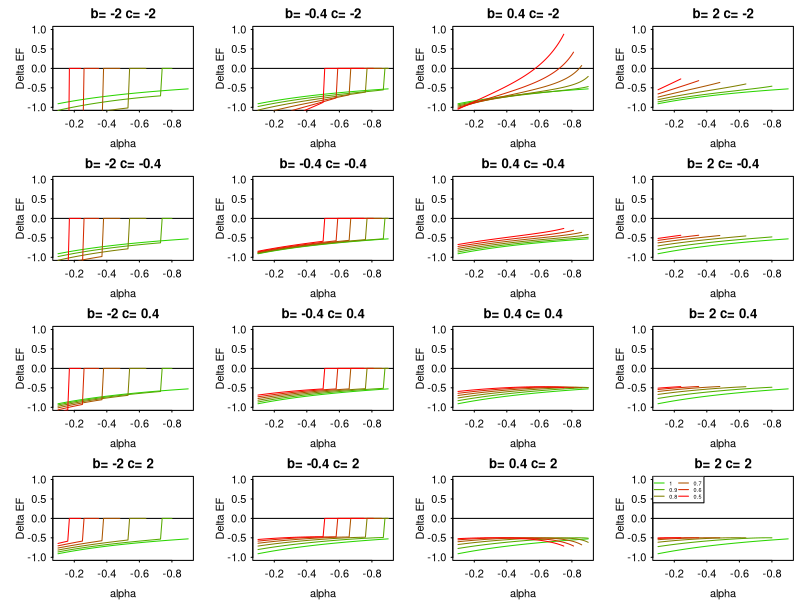

The R source for this figure:

ResultsFolder <- "/Users/frederik/Documents/Results/BD_EF/data-analysis/"

alpha <- seq(-0.9,-0.1,by=0.01)
mu2<-1
f2<-1
e2 <- 0.5
b <- c(-2,-0.4,0.4,2) #(dis)proportionality between mur and er
c <- c(-2,-0.4,0.4,2) #(dis)proportionality between fr and er
bcs <- expand.grid(b,c)
ers <- seq(1,0.5,-0.1) #relative sensitivities; arbitrary choice
ylims <- c(-1,1)

deltaEF <- function(alpha, mu2, f2, e2,
                    er, b, c)
{
  deltaEF <- f2*mu2*e2/(alpha^2-1)*(alpha*(er^(b+1)+er^c)+er^(b+c+1)+1)
  return(deltaEF)
}

plotDeltaEF <- function(alpha, mu2, f2, e2,
                        ers, b, c)
{
  for (i in c(1:length(ers)))
  {
    er  <- ers[i]
    e1  <- e2*er
    if (e1>1) {stop("e1>1!")}
    #check for coexistence in stressed condition
    mur <- er^b
    erLimit1 <- 1/e2+(1/e2-1)*1/(alpha*mur)
    erLimit2 <- 1/e2+(1/e2-1)*alpha/mur
    coexStress <- (er>erLimit1)*(er<erLimit2)
    #check for coexistence in control condition
    #...and eliminate cases where not possible
    coexControl <- (mur < -1/alpha)*(mur > -alpha)
    deltaEFCase <-deltaEF(alpha, mu2, f2, e2,
                          er=er, b=b, c=c)
    deltaEFCase <- deltaEFCase*coexStress
    deltaEFCase[which(coexControl==0)] <- NA
    colour <- i
    colour <- colour/length(ers)
    lines(alpha,deltaEFCase, col=rgb(red=colour, 
                                     green=1-colour, blue=0))
  }
}

quartz("",5,5,type="pdf",
       file=paste(ResultsFolder,"Analytic.pdf",sep=""))
par(mar=c(3,4,2,0.5), las=1, mfrow=c(4,4), 
    tck=-0.02, mgp=c(2,0.5,0))

for (i in 1:nrow(bcs))
{
  plot(alpha,rep(NA,length(alpha)), 
       ylim=ylims, main=paste("b=",bcs[i,1], 
                              "c=",bcs[i,2]),
       ylab="Delta EF",
       xlim=c(max(alpha),min(alpha)))
  abline(h=0)
  plotDeltaEF(alpha, mu2, f2, e2, 
              ers=ers, b=bcs[i,1], c=bcs[i,2])
  colour <- c(1:length(ers))/length(ers)
  if (i==nrow(bcs))
  {
    legend("topleft", legend=ers, pch="", lty="solid", cex=0.5,
           ncol=2,
           col=rgb(red=colour, green=1-colour, blue=0))
  }
}

dev.off()
